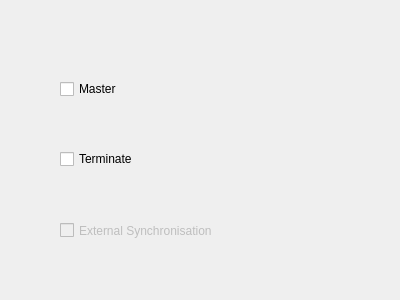
<?xml version="1.0" encoding="UTF-8"?>
<ui version="4.0">
 <class>ModuleMasterPage</class>
 <widget class="QWizardPage" name="ModuleMasterPage">
  <property name="geometry">
   <rect>
    <x>0</x>
    <y>0</y>
    <width>400</width>
    <height>300</height>
   </rect>
  </property>
  <property name="windowTitle">
   <string>WizardPage</string>
  </property>
  <property name="title">
   <string>Select Master/Slave </string>
  </property>
  <property name="subTitle">
   <string>The module may be selected as master or slave. In the system is only one master allowed. The slaves may be terminated but one of the slaves must be terminated.</string>
  </property>
  <widget class="QCheckBox" name="masterCheckBox">
   <property name="geometry">
    <rect>
     <x>60</x>
     <y>80</y>
     <width>73</width>
     <height>18</height>
    </rect>
   </property>
   <property name="text">
    <string>Master</string>
   </property>
  </widget>
  <widget class="QCheckBox" name="terminateCheckBox">
   <property name="geometry">
    <rect>
     <x>60</x>
     <y>150</y>
     <width>73</width>
     <height>18</height>
    </rect>
   </property>
   <property name="text">
    <string>Terminate</string>
   </property>
  </widget>
  <widget class="QCheckBox" name="externsyncCheckBox">
   <property name="enabled">
    <bool>false</bool>
   </property>
   <property name="geometry">
    <rect>
     <x>60</x>
     <y>220</y>
     <width>171</width>
     <height>21</height>
    </rect>
   </property>
   <property name="text">
    <string>External Synchronisation</string>
   </property>
  </widget>
 </widget>
 <resources/>
 <connections>
  <connection>
   <sender>masterCheckBox</sender>
   <signal>toggled(bool)</signal>
   <receiver>terminateCheckBox</receiver>
   <slot>setDisabled(bool)</slot>
   <hints>
    <hint type="sourcelabel">
     <x>100</x>
     <y>97</y>
    </hint>
    <hint type="destinationlabel">
     <x>115</x>
     <y>158</y>
    </hint>
   </hints>
  </connection>
  <connection>
   <sender>masterCheckBox</sender>
   <signal>toggled(bool)</signal>
   <receiver>externsyncCheckBox</receiver>
   <slot>setEnabled(bool)</slot>
   <hints>
    <hint type="sourcelabel">
     <x>84</x>
     <y>87</y>
    </hint>
    <hint type="destinationlabel">
     <x>149</x>
     <y>227</y>
    </hint>
   </hints>
  </connection>
 </connections>
</ui>
